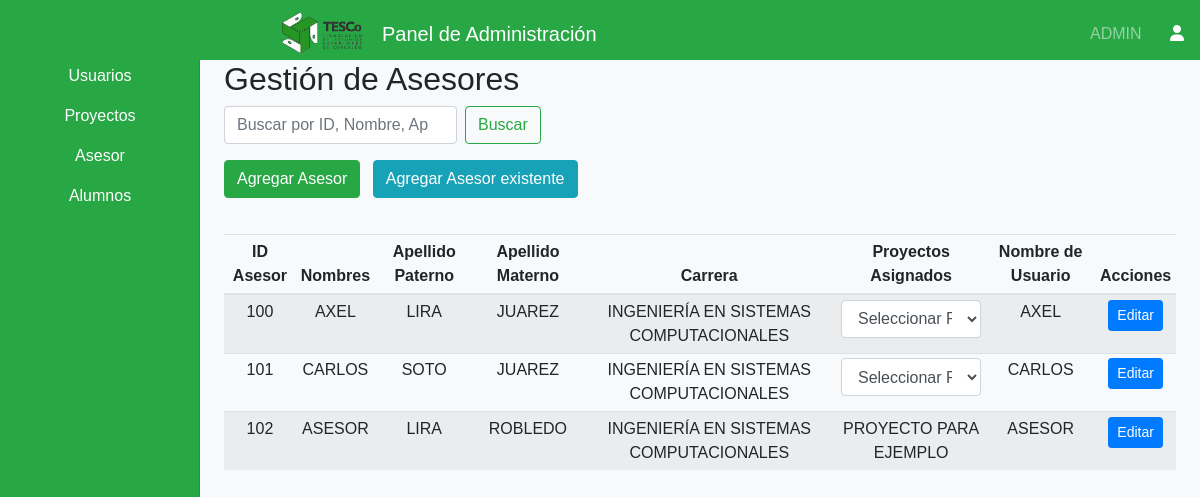
/views/admin/dashboardAdminAsesor.php (signed in), run on an earlier commit of the app's database.
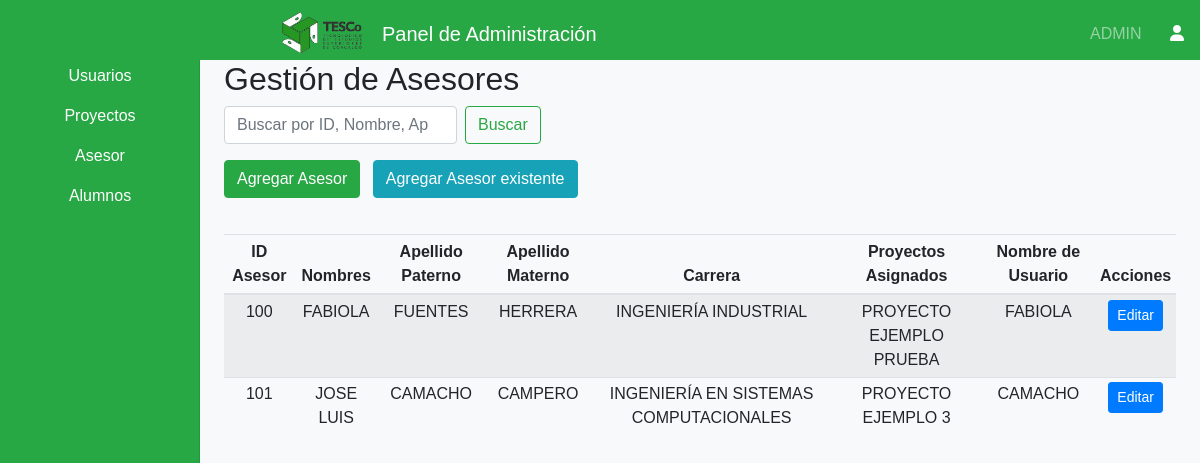
And on a later commit of the database.
### tables this page shows
CREATE TABLE IF NOT EXISTS `asesor` (
  `ID_Asesor` int NOT NULL AUTO_INCREMENT,
  `Nombres` varchar(100) NOT NULL,
  `Apellido_Paterno` varchar(100) NOT NULL,
  `Apellido_Materno` varchar(100) NOT NULL,
  `Proyecto_Asignado` int DEFAULT NULL,
  `Carrera` int DEFAULT NULL,
  `Rol` int DEFAULT NULL,
  `ID_Usuario` int DEFAULT NULL,
  PRIMARY KEY (`ID_Asesor`),
  KEY `fk_asesor_proyecto_asignado` (`Proyecto_Asignado`),
  KEY `fk_asesor_carrera` (`Carrera`),
  KEY `fk_asesor_rol` (`Rol`),
  KEY `fk_asesor_usuario` (`ID_Usuario`)
);

CREATE TABLE IF NOT EXISTS `carrera` (
  `ID_Carrera` int NOT NULL AUTO_INCREMENT,
  `Nombre_Carrera` varchar(100) NOT NULL,
  PRIMARY KEY (`ID_Carrera`)
);

CREATE TABLE IF NOT EXISTS `usuario` (
  `ID_Usuario` int NOT NULL AUTO_INCREMENT,
  `Nombre_Usuario` varchar(50) NOT NULL,
  `Contraseña` varchar(255) NOT NULL,
  `Rol` int DEFAULT NULL,
  PRIMARY KEY (`ID_Usuario`),
  KEY `fk_usuario_rol` (`Rol`)
);

### Views/Admin/dashboardAdminAsesor.php (the view, shortened to what the changed rows need)
<?php
include('../../includes/config.php');
?>
<!DOCTYPE html>
<html lang="es">
<head>
    <link rel="stylesheet" href="https://stackpath.bootstrapcdn.com/bootstrap/4.3.1/css/bootstrap.min.css">
    <link rel="stylesheet" href="<?php echo CSS_PATH; ?>dashboard.css">
    <link rel="stylesheet" href="https://cdnjs.cloudflare.com/ajax/libs/font-awesome/6.0.0-beta3/css/all.min.css">
</head>
<body>
    <div class="container-fluid">
        <div class="row">
            <main role="main" class="col-md-9 ml-sm-auto col-lg-10 px-4">
                <h2>Gestión de Asesores</h2>
                <div class="table-responsive">
                    <table class="table table-striped table-sm text-center">
                        <thead>
                            <tr>
                                <th>ID Asesor</th>
                                <th>Nombres</th>
                                <th>Apellido Paterno</th>
                                <th>Apellido Materno</th>
                                <th>Carrera</th>
                                <th>Proyectos Asignados</th>
                                <th>Nombre de Usuario</th>
                                <th>Acciones</th>
                            </tr>
                        </thead>
                        <tbody>
                            <?php
                            $query = "
                                SELECT asesor.ID_Asesor, asesor.Nombres, asesor.Apellido_Paterno, asesor.Apellido_Materno,
                                       carrera.Nombre_Carrera,
                                       GROUP_CONCAT(proyecto.Nombre_Proyecto SEPARATOR ', ') AS Proyectos,
                                       usuario.Nombre_Usuario
                                FROM asesor
                                LEFT JOIN carrera ON asesor.Carrera = carrera.ID_Carrera
                                LEFT JOIN proyecto ON asesor.ID_Asesor = proyecto.Asesor
                                LEFT JOIN usuario ON asesor.ID_Usuario = usuario.ID_Usuario
                                GROUP BY asesor.ID_Asesor
                                ORDER BY asesor.ID_Asesor ASC";
                            $result = $connection->query($query);
                            while ($row = $result->fetch_assoc()) {
                                if (!empty($row['Proyectos']) && is_string($row['Proyectos'])) {
                                    $proyectos = explode(", ", $row['Proyectos']);
                                } else {
                                    $proyectos = [];
                                }
                                echo "<tr>";
                                echo "<td class='asesor-id'>" . htmlspecialchars($row['ID_Asesor']) . "</td>";
                                echo "<td>" . htmlspecialchars($row['Nombres']) . "</td>";
                                echo "<td>" . htmlspecialchars($row['Apellido_Paterno']) . "</td>";
                                echo "<td>" . htmlspecialchars($row['Apellido_Materno']) . "</td>";
                                echo "<td>" . htmlspecialchars($row['Nombre_Carrera'] ?? 'Sin Carrera') . "</td>";
                                if (count($proyectos) > 1) {
                                    echo "<td>
                                          <select class='form-control'>
                                              <option value=''>Seleccionar Proyecto</option>";
                                    echo "</select></td>";
                                } else {
                                    echo "<td>" . htmlspecialchars($proyectos[0] ?? 'Sin Proyecto') . "</td>";
                                }
                                echo "<td>" . htmlspecialchars($row['Nombre_Usuario']) . "</td>";
                                echo "<td>";
                                echo "<button type='button' class='btn btn-primary btn-sm edit-btn'>Editar</button>";
                                echo "</td>";
                                echo "</tr>";
                            }
                            ?>
                        </tbody>
                    </table>
                </div>
            </main>
        </div>
    </div>
</body>
</html>

What changed in the data, as far as the page shows it:
removed asesor: ID_Asesor "102", Nombres "ASESOR", Apellido_Paterno "LIRA", Apellido_Materno "ROBLEDO", carrera.Nombre_Carrera "INGENIERÍA EN SISTEMAS COMPUTACIONALES", proyectos "PROYECTO PARA EJEMPLO", ID_Usuario.Nombre_Usuario "ASESOR"
changed asesor id 100: Nombres "AXEL" → "FABIOLA"; Apellido_Paterno "LIRA" → "FUENTES"; Apellido_Materno "JUAREZ" → "HERRERA"; carrera.Nombre_Carrera "INGENIERÍA EN SISTEMAS COMPUTACIONALES" → "INGENIERÍA INDUSTRIAL"; proyectos (not shown) → "PROYECTO EJEMPLO PRUEBA"; ID_Usuario.Nombre_Usuario "AXEL" → "FABIOLA"; value "Seleccionar Proyecto" → (not shown)
changed asesor "INGENIERÍA EN SISTEMAS COMPUTACIONALES": Nombres "CARLOS" → "JOSE LUIS"; Apellido_Paterno "SOTO" → "CAMACHO"; Apellido_Materno "JUAREZ" → "CAMPERO"; proyectos (not shown) → "PROYECTO EJEMPLO 3"; ID_Usuario.Nombre_Usuario "CARLOS" → "CAMACHO"; value "Seleccionar Proyecto" → (not shown)
